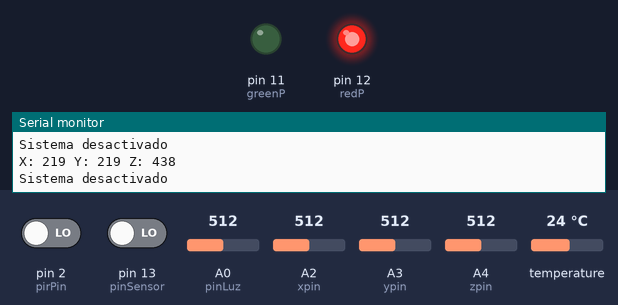
This sketch was run on a simulated Arduino Uno, built with avr-gcc and run on an emulated ATmega328P. Shown: output pins drawn as LEDs (lit = HIGH), the last lines printed to the serial monitor. The inputs (shaded band) are chosen by the test bench; at power-on: A0 (pinLuz) = 512, A4 (zpin) = 512, pin 2 (pirPin) LOW, pin 13 (pinSensor) LOW, A2 (xpin) = 512, A3 (ypin) = 512, temperature 24 °C.

Above: at 1.9 s.
2.0 s: A0 (pinLuz) set to 495
At 3.4 s:
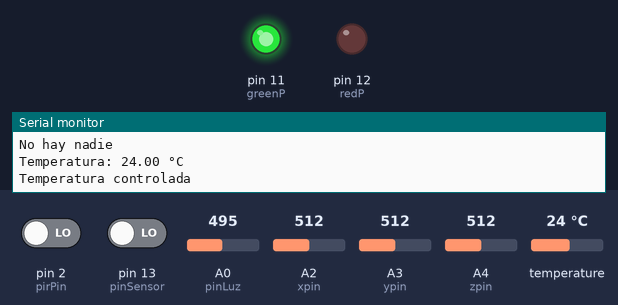
3.8 s: A0 (pinLuz) set to 522
At 5.4 s:
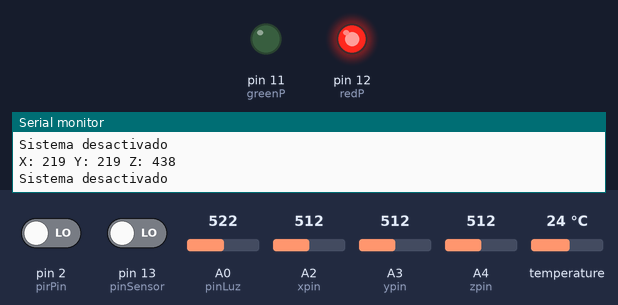
5.7 s: A4 (zpin) set to 366
7.6 s: A4 (zpin) set to 333
At 9.2 s:
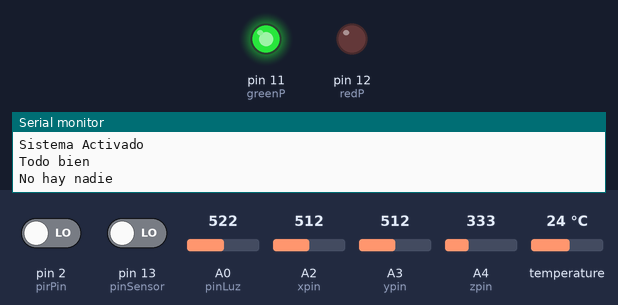
10.1 s: A4 (zpin) set to 522
At 11.5 s:
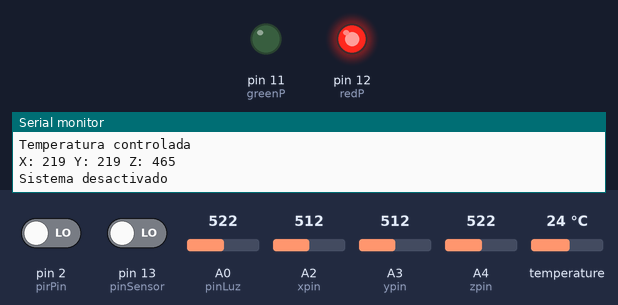
Timing chart, 0 to 13.0 s (numbered marks = the images above; inputs shaded):
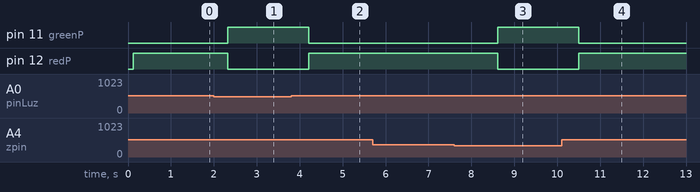

The sketch:

primerPrueba.ino
```cpp
#include <stdio.h>
#include <stdlib.h>

int pinSensor = 13;            //Vib
int redP = 12;
int greenP = 11;
int pirPin = 2;                 // PIR Out pin
int pirStat = 0;                // PIR status
int pinLuz = A0;
int xpin = A2;
int ypin = A3;
int zpin = A4;
int minVal = 280; // Valor mínimo del acelerometro en reposo
int maxVal = 415; // Valor máximo del acelerometro en reposo

//Este programa permite conocer la temperatura con el sensor DS18B20
//Para obtener la temperatura del sensor LM35, es necesario amplificar la señal. Se ha realizado la prueba exitosamente en Proteus.
#include <OneWire.h> //Se incluye esta librería que permite la comunicación con un solo pin
#include <DallasTemperature.h>//Se incluye la librería Dallas para realizar la lectura del sensor
#define one_Wire A1 //Se configura el pin 9 como entrada
OneWire oneWire(one_Wire);//Creamos un objeto OneWire para comunicarnos con el sensor.
//Pasamos nuestra resferencia oneWire a la instancia de DallasTemperature
DallasTemperature sensorT(&oneWire);//Se crea un objeto DallasTemperature que leera el OneWire

void setup()
{
  pinMode(pinSensor,INPUT);
  pinMode(redP,OUTPUT);
  pinMode(greenP,OUTPUT);
  pinMode(pirPin, INPUT);
  Serial.begin(9600);
  sensorT.begin();//Inicializamos la librería
}
void loop()
{
  int value = analogRead(pinLuz);

  int xR = analogRead(xpin); // Leemos el valor de la tensión en el pin x
  int yR = analogRead(ypin); // Leemos el valor de la tensión en el pin y
  int zR = analogRead(zpin); // Leemos el valor de la tensión en el pin z

  // Mapea los valores leidos a un rango -90 a 90 grados (-pi a pi)
  int x_ang = map(xR, minVal, maxVal, -90, 90);
  int y_ang = map(yR, minVal, maxVal, -90, 90);
  int z_ang = map(zR, minVal, maxVal, -180, 180);

  Serial.print("X: ");
  Serial.print(x_ang);
  Serial.print(" Y: ");
  Serial.print(y_ang);
  Serial.print(" Z: ");
  Serial.println(z_ang);

  delay(100);

  if(value < 512 or (z_ang < 0 and z_ang > -180)){
    digitalWrite(greenP,HIGH);
    digitalWrite(redP,LOW);
    Serial.println("Sistema Activado");
    vibra();
    temp();
  }else if(z_ang < -180){
    Serial.println("PUERTA COLAPSÓ, ALERTANDO AUTORIDADES");
  }
  else{
    digitalWrite(redP,HIGH);
    digitalWrite(greenP,LOW);
    Serial.println("Sistema desactivado");
  }


  delay(1000);
}

void vibra(){
  if(digitalRead(pinSensor))
  {
    Serial.println("Cuidado, están forzando la cerradura");
   }else{
    Serial.println("Todo bien");
   }
   pirStat = digitalRead(pirPin);
   if (pirStat == HIGH) {            // if motion detected
  // turn LED ON
   Serial.println("Hay alguien cerca");
  }
  else {
   Serial.println("No hay nadie");
  }
}

void temp(){
  //Este programa se realizó para leer datos seriales de un sensor
  sensorT.requestTemperatures(); //Se pide al sensor la temperatura
  Serial.print("Temperatura: ");
  Serial.print(sensorT.getTempCByIndex(0));//Obtiene la temperatura del sensor
  Serial.println(" °C");
  if(sensorT.getTempCByIndex(0) > 40 and sensorT.getTempCByIndex(0) < 79){
    Serial.println("PRECAUCIÓN: INTENTO DE FUNDICIÓN, ALERTANDO AUTORIDADES");
  } else if(sensorT.getTempCByIndex(0) > 80){
    Serial.println("CERCA DE FUNDICIÓN: MANCHANDO DINERO");
  }else{
    Serial.println("Temperatura controlada");
  }
}
```

Measured:
- the behaviour switches between 512 and 511 on A0 (pinLuz) (found by bisection; images 0 and 1)
- the behaviour switches between 348 and 347 on A4 (zpin) (found by bisection; images 2 and 3)
- after the input at 2.0 s, pin 11 (greenP): LOW → HIGH after 0.32 s; pin 12 (redP): HIGH → LOW after 0.32 s
- after the input at 3.8 s, pin 11 (greenP): HIGH → LOW after 0.41 s; pin 12 (redP): LOW → HIGH after 0.41 s
- after the input at 7.6 s, pin 11 (greenP): LOW → HIGH after 1.0 s; pin 12 (redP): HIGH → LOW after 1.0 s
- after the input at 10.1 s, pin 11 (greenP): HIGH → LOW after 0.41 s; pin 12 (redP): LOW → HIGH after 0.41 s
